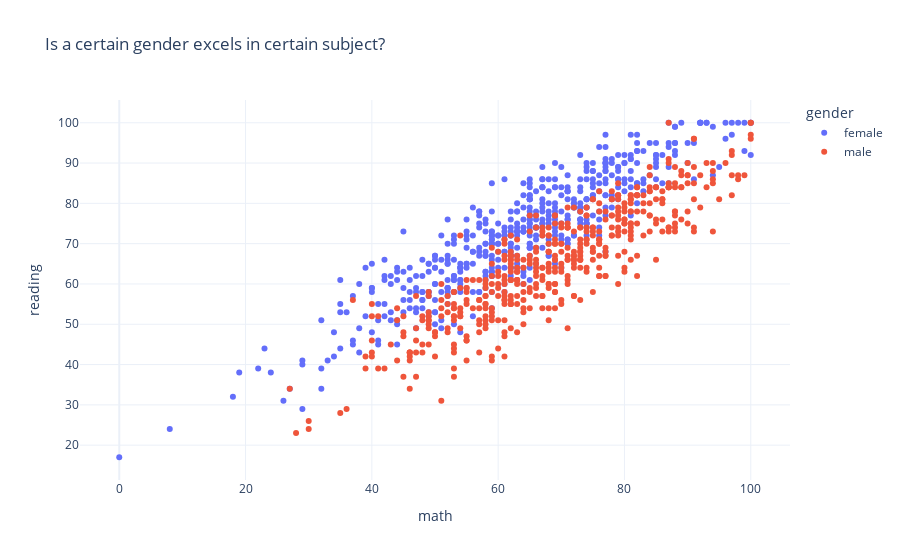

The code cell stored with this chart in its notebook:
### Markdown cell above
Quite similiar distribution between female and male, but at our dataset ethnicity **C** dominates. 

With this distribution now it's safe to assume we can analize the gender in our dataset equally. 

#### Question 1

So, let's answer our first question, is a certain gender excels in certain subject?

To answer this question we will take math and reading subject, why?  Because Math and Reading are the subject with lowest average and the highest average. 
To answer the question we can use the scatter plot. To make scatter plot, we shall be using `scatter` function. 
We will make math and reading as x and y and will color them with the gender so we can see if there is some difference to answer our question and as usual we shall be using `plotly_white` template.

### Code cell
fig = px.scatter(df,
                 x='math',
                 y='reading', 
                 color ='gender',
                 template='plotly_white',
                 title="Is a certain gender excels in certain subject?")
fig.show()

### Figure 1 — Plotly figure (JSON) as saved in the notebook; plotly's stock layout.template omitted (floating-point values rounded to 4 significant figures; data arrays with more than 128 entries replaced by an {"elided": "..."} marker saying what was removed)
{"data": [{"hovertemplate": "gender=female<br>math=%{x}<br>reading=%{y}<extra></extra>", "legendgroup": "female", "marker": {"color": "#636efa", "symbol": "circle"}, "mode": "markers", "name": "female", "orientation": "v", "showlegend": true, "type": "scatter", "x": {"elided": "518 int values"}, "xaxis": "x", "y": {"elided": "518 int values"}, "yaxis": "y"}, {"hovertemplate": "gender=male<br>math=%{x}<br>reading=%{y}<extra></extra>", "legendgroup": "male", "marker": {"color": "#EF553B", "symbol": "circle"}, "mode": "markers", "name": "male", "orientation": "v", "showlegend": true, "type": "scatter", "x": {"elided": "482 int values"}, "xaxis": "x", "y": {"elided": "482 int values"}, "yaxis": "y"}], "layout": {"legend": {"title": {"text": "gender"}, "tracegroupgap": 0}, "title": {"text": "Is a certain gender excels in certain subject?"}, "xaxis": {"anchor": "y", "domain": [0, 1], "title": {"text": "math"}}, "yaxis": {"anchor": "x", "domain": [0, 1], "title": {"text": "reading"}}}}
